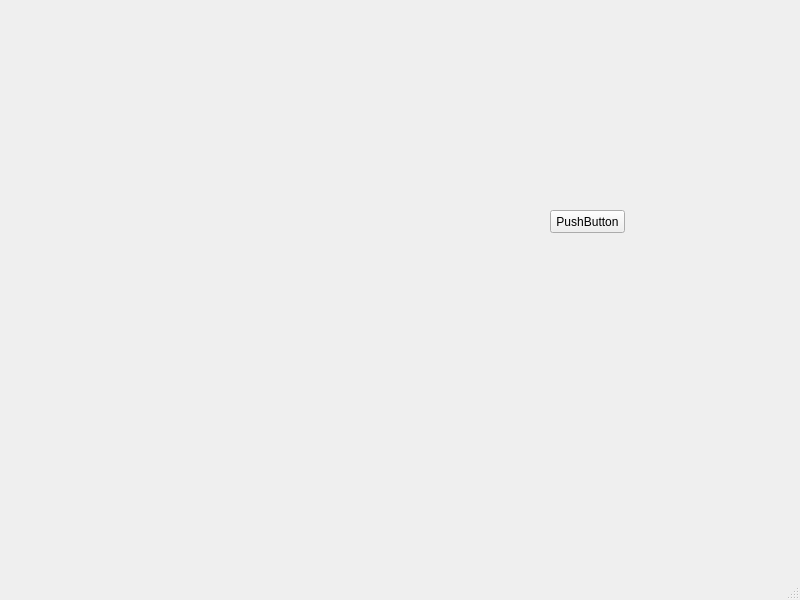
<?xml version="1.0" encoding="UTF-8"?>
<ui version="4.0">
 <class>MainWindow</class>
 <widget class="QMainWindow" name="MainWindow">
  <property name="geometry">
   <rect>
    <x>0</x>
    <y>0</y>
    <width>800</width>
    <height>600</height>
   </rect>
  </property>
  <property name="windowTitle">
   <string>MainWindow</string>
  </property>
  <widget class="QWidget" name="centralwidget">
   <widget class="QPushButton" name="pushButton">
    <property name="geometry">
     <rect>
      <x>550</x>
      <y>210</y>
      <width>75</width>
      <height>23</height>
     </rect>
    </property>
    <property name="text">
     <string>PushButton</string>
    </property>
   </widget>
  </widget>
  <widget class="QMenuBar" name="menubar">
   <property name="geometry">
    <rect>
     <x>0</x>
     <y>0</y>
     <width>800</width>
     <height>21</height>
    </rect>
   </property>
  </widget>
  <widget class="QStatusBar" name="statusbar"/>
 </widget>
 <resources/>
 <connections/>
</ui>
